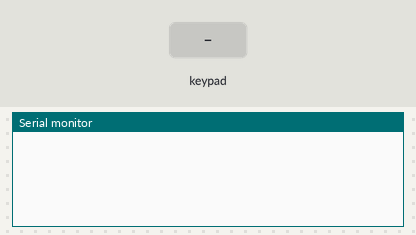
A sketch run on a simulated Arduino Uno, built with avr-gcc and run on an emulated ATmega328P. Parts: the last lines printed to the serial monitor. The test bench sets the inputs (shaded band).

Above: at 1.2 s.
1.3 s: key '1' pressed
At 2.1 s:
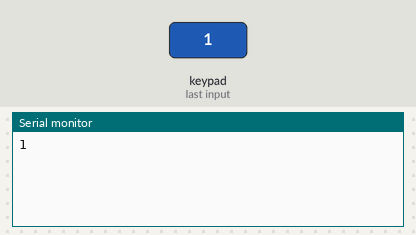
2.8 s: keypad keys 6 7 8 9 # pressed 0.4 s apart
At 4.7 s:
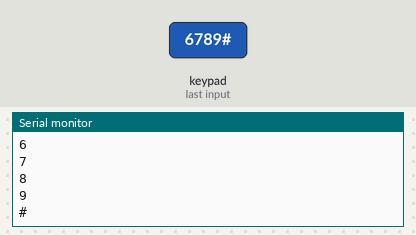
6.3 s: key 'A' pressed
At 7.3 s:
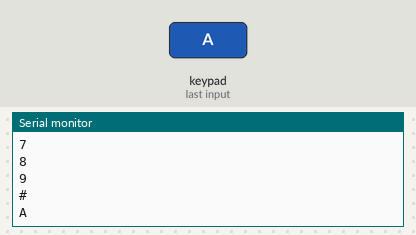
7.8 s: keypad keys 6 7 8 9 * pressed 0.4 s apart
At 10.7 s:
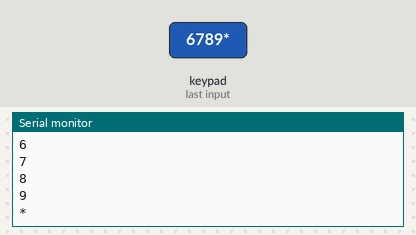
11.3 s: key 'B' pressed
At 12.1 s:
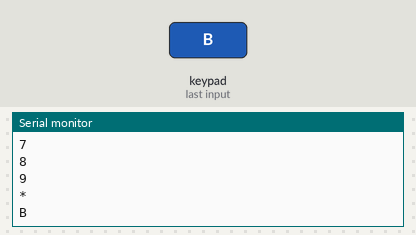
12.8 s: keypad keys 6 7 8 9 D pressed 0.4 s apart
At 14.7 s:
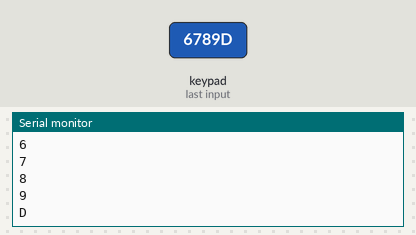
Timing chart, 0 to 16.2 s (numbered marks = the images above; inputs shaded):
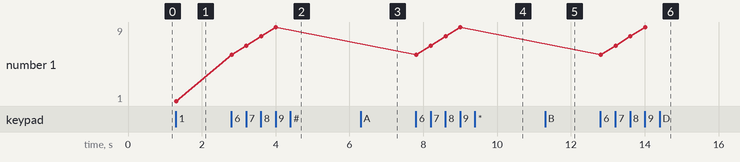

The sketch:

HiLetGo_Keypad.ino
```cpp
#include <Key.h>
#include <Keypad.h>

const byte ROWS = 4; //4行のキーパッドを使用
const byte COLS = 4; //4列のキーパッドを使用

char keys[ROWS][COLS] = {
  //配列を表す
  {'1', '2', '3', 'A'},  //{s13, s9, s5, s1},
  {'4', '5', '6', 'B'},  //{s14, s10, s6, s2},
  {'7', '8', '9', 'C'},  //{s15, s11, s7, s3},
  {'*', '0', '#', 'D'}   //{s16, s12, s8, s4}に対応
};

byte rowPins[ROWS] = {6, 7, 8, 9}; //接続するピン番号
byte colPins[COLS] = {2, 3, 4, 5};

Keypad customKeypad = Keypad(makeKeymap(keys), rowPins, colPins, ROWS, COLS); //キーパッドの初期化

void setup(){
  Serial.begin(9600);
}

void loop(){
  char customKey = customKeypad.getKey();//押されたキーを検出

  if (customKey){
    Serial.println(customKey);
  }
}

/*
 * keypad connect to arduino in order, s13 side to digital2, s1 side to digital9
 */
```

Measured:
- after the input at 1.3 s, the serial monitor: prints a new line at once (image 1)
- after the input at 2.8 s, the serial monitor: prints a new line at once (image 2)
- after the input at 6.3 s, the serial monitor: prints a new line at once (image 3)
- after the input at 7.8 s, the serial monitor: prints a new line at once (image 4)
- after the input at 11.3 s, the serial monitor: prints a new line at once (image 5)
- after the input at 12.8 s, the serial monitor: prints a new line at once (image 6)
- plotted number 1: 1 → 9 after the input at 2.8 s
